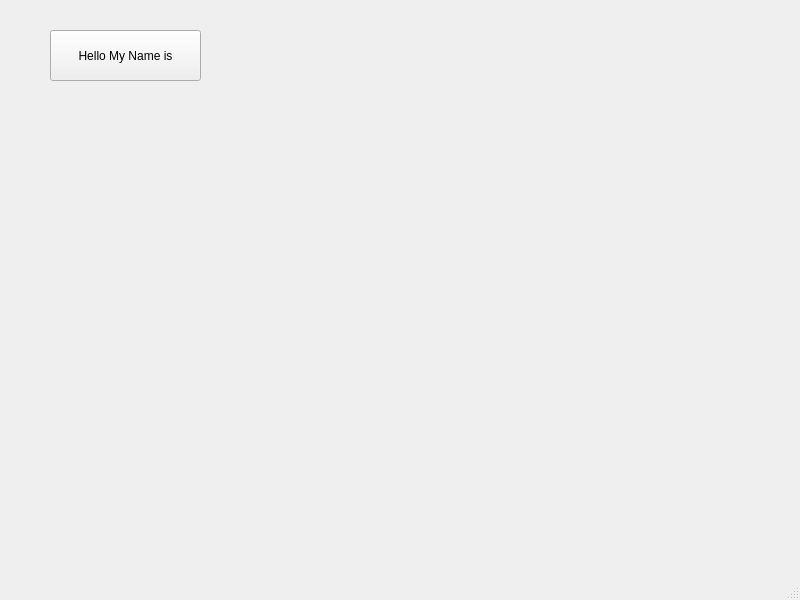
<?xml version="1.0" encoding="UTF-8"?>
<ui version="4.0">
 <class>MainWindow</class>
 <widget class="QMainWindow" name="MainWindow">
  <property name="geometry">
   <rect>
    <x>0</x>
    <y>0</y>
    <width>800</width>
    <height>600</height>
   </rect>
  </property>
  <property name="windowTitle">
   <string>MainWindow</string>
  </property>
  <widget class="QWidget" name="centralwidget">
   <widget class="QPushButton" name="pushButton">
    <property name="geometry">
     <rect>
      <x>50</x>
      <y>30</y>
      <width>151</width>
      <height>51</height>
     </rect>
    </property>
    <property name="text">
     <string>Hello My Name is</string>
    </property>
   </widget>
  </widget>
  <widget class="QMenuBar" name="menubar">
   <property name="geometry">
    <rect>
     <x>0</x>
     <y>0</y>
     <width>800</width>
     <height>22</height>
    </rect>
   </property>
  </widget>
  <widget class="QStatusBar" name="statusbar"/>
 </widget>
 <resources/>
 <connections/>
</ui>
